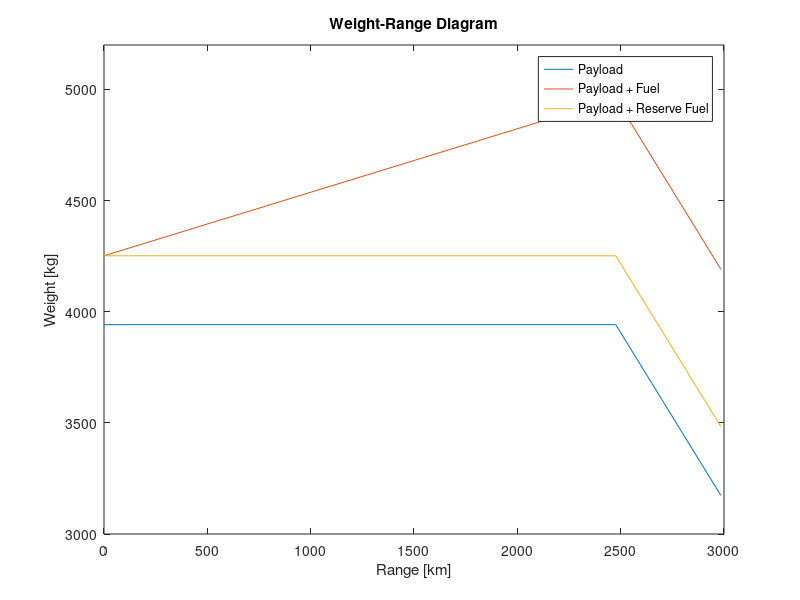

Write the MATLAB code that produced this figure. (Note: this script raises an error after producing the figure.)
clear
clc
%% DATA INPUT

max_takeoff_weight = 4959;     % [kg]
empty_weight = max_takeoff_weight * 0.64;   % [kg]
max_payload = 768;     % [kg]

max_fuel = 1017.6;       % [kg]
reserve_fuel = 309.9;    % [kg]

takeoff_fuel = max_takeoff_weight * (1 - 0.98);
landing_fuel = max_takeoff_weight * (1 - 0.997);
cruise_fuel = max_fuel - takeoff_fuel - landing_fuel - reserve_fuel;

desired_range = 2500;   % [km]
cruise_speed = 800; % [km/h]
C = 0.4;               % [m/s^2] 
L_D = 16;

%% CALCULATIONS

payload = zeros(4, 1);
weights = zeros(4, 1);
reserve_fuel_weight = zeros(4, 1);
ranges = zeros(4, 1);

% Case 1 
payload(1, 1) = max_payload;
weights(1, 1) = max_payload + reserve_fuel;
reserve_fuel_weight(1, 1) = payload(1, 1) + reserve_fuel;
ranges(1, 1) = 0;

% Case 2
payload(2, 1) = max_payload;
weights(2, 1) = max_payload + (max_takeoff_weight - max_payload - empty_weight);   % max payload + fuel hasta MTOW
reserve_fuel_weight(2, 1) = payload(2, 1) + reserve_fuel;

fuel = max_takeoff_weight - max_payload - empty_weight;

w4_2 = max_takeoff_weight - (fuel - reserve_fuel) * 0.34;      
w5_2 = max_takeoff_weight - (fuel - reserve_fuel) * 0.91;  

ranges(2, 1) = 0.866*((cruise_speed / C) * L_D * log(w4_2/w5_2));

%ranges(2, 1) = desired_range;

% Case 3 
payload(3, 1) = max_takeoff_weight - max_fuel- empty_weight;
weights(3, 1) = payload(3, 1) + max_fuel;

w4_3 = max_takeoff_weight - (max_fuel - reserve_fuel) * 0.34;      
w5_3 = max_takeoff_weight - (max_fuel - reserve_fuel) * 0.91;  

%w4_3 = max_takeoff_weight - takeoff_fuel;      
%w5_3 = max_takeoff_weight - max_fuel + landing_fuel + reserve_fuel;  

% el gasto de combustible en crucero representa el 57% del gasto total de
% combustible, del restante, se reparte el 34% a la fase de despegue-ascenso y el
% restante 9% al descenso-aterrizaje.

reserve_fuel_weight(3, 1) = payload(3, 1) + reserve_fuel;
ranges(3, 1) = 0.866*((cruise_speed / C) * L_D * log(w4_3/w5_3));

% Case 4 
payload(4, 1) = 0;
weights(4, 1) = max_fuel;

w4_4 = (empty_weight + max_fuel) - (max_fuel - reserve_fuel) * 0.34;
w5_4 = (empty_weight + max_fuel) - (max_fuel - reserve_fuel) * 0.91;

%w4_4 = empty_weight + max_fuel - takeoff_fuel;
%w5_4 = empty_weight + max_fuel - takeoff_fuel - cruise_fuel;

reserve_fuel_weight(4, 1) = payload(4, 1) + reserve_fuel;
ranges(4, 1) = 0.866*((cruise_speed /C) * L_D * log(w4_4/w5_4));


%% PLOT
payload = payload + empty_weight;
weights = weights + empty_weight;
reserve_fuel_weight = reserve_fuel_weight + empty_weight;


figure (1)
plot(ranges, payload, '-', ranges, weights, '-', ranges, reserve_fuel_weight, '-');
legend('Payload', 'Payload + Fuel', 'Payload + Reserve Fuel');
%plot(ranges, payload);

ylim([3000 5200]);
%ylim([0 1000]);
xlabel('Range [km]');
ylabel('Weight [kg]');
title('Weight-Range Diagram')
yline(max_takeoff_weight, '-', 'MTOW');     % [kg]
yline(empty_weight, '-', 'OEW');   % [kg]




